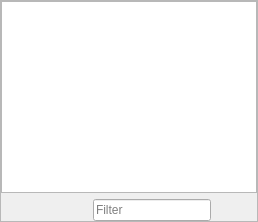
              <widget class="QFrame" name="frame_3">
               <property name="frameShape">
                <enum>QFrame::StyledPanel</enum>
               </property>
               <layout class="QVBoxLayout" name="verticalLayout_32">
                <property name="leftMargin">
                 <number>0</number>
                </property>
                <property name="topMargin">
                 <number>0</number>
                </property>
                <property name="rightMargin">
                 <number>0</number>
                </property>
                <property name="bottomMargin">
                 <number>0</number>
                </property>
                <item>
                 <widget class="QTreeView" name="treeWorld">
                  <property name="editTriggers">
                   <set>QAbstractItemView::EditKeyPressed</set>
                  </property>
                  <property name="dragEnabled">
                   <bool>true</bool>
                  </property>
                  <property name="dragDropMode">
                   <enum>QAbstractItemView::InternalMove</enum>
                  </property>
                  <property name="defaultDropAction">
                   <enum>Qt::MoveAction</enum>
                  </property>
                  <property name="selectionMode">
                   <enum>QAbstractItemView::ExtendedSelection</enum>
                  </property>
                  <property name="indentation">
                   <number>15</number>
                  </property>
                  <property name="rootIsDecorated">
                   <bool>false</bool>
                  </property>
                  <attribute name="headerVisible">
                   <bool>false</bool>
                  </attribute>
                  <attribute name="headerDefaultSectionSize">
                   <number>0</number>
                  </attribute>
                 </widget>
                </item>
                <item>
                 <layout class="QHBoxLayout" name="horizontalLayout_19">
                  <item>
                   <widget class="QPushButton" name="btnAddWorld">
                    <property name="text">
                     <string/>
                    </property>
                    <property name="icon">
                     <iconset theme="list-add">
                      <normaloff>.</normaloff>.</iconset>
                    </property>
                    <property name="flat">
                     <bool>true</bool>
                    </property>
                   </widget>
                  </item>
                  <item>
                   <widget class="QPushButton" name="btnRmWorld">
                    <property name="text">
                     <string/>
                    </property>
                    <property name="icon">
                     <iconset theme="list-remove">
                      <normaloff>.</normaloff>.</iconset>
                    </property>
                    <property name="flat">
                     <bool>true</bool>
                    </property>
                   </widget>
                  </item>
                  <item>
                   <widget class="QLineEdit" name="txtWorldFilter">
                    <property name="placeholderText">
                     <string>Filter</string>
                    </property>
                    <property name="clearButtonEnabled">
                     <bool>true</bool>
                    </property>
                   </widget>
                  </item>
                  <item>
                   <widget class="QPushButton" name="btnWorldEmptyData">
                    <property name="toolTip">
                     <string>Populates with empty data</string>
                    </property>
                    <property name="statusTip">
                     <string>Populates with empty data</string>
                    </property>
                    <property name="text">
                     <string/>
                    </property>
                    <property name="icon">
                     <iconset theme="emblem-favorite">
                      <normaloff>.</normaloff>.</iconset>
                    </property>
                    <property name="flat">
                     <bool>true</bool>
                    </property>
                   </widget>
                  </item>
                 </layout>
                </item>
               </layout>
              </widget>
